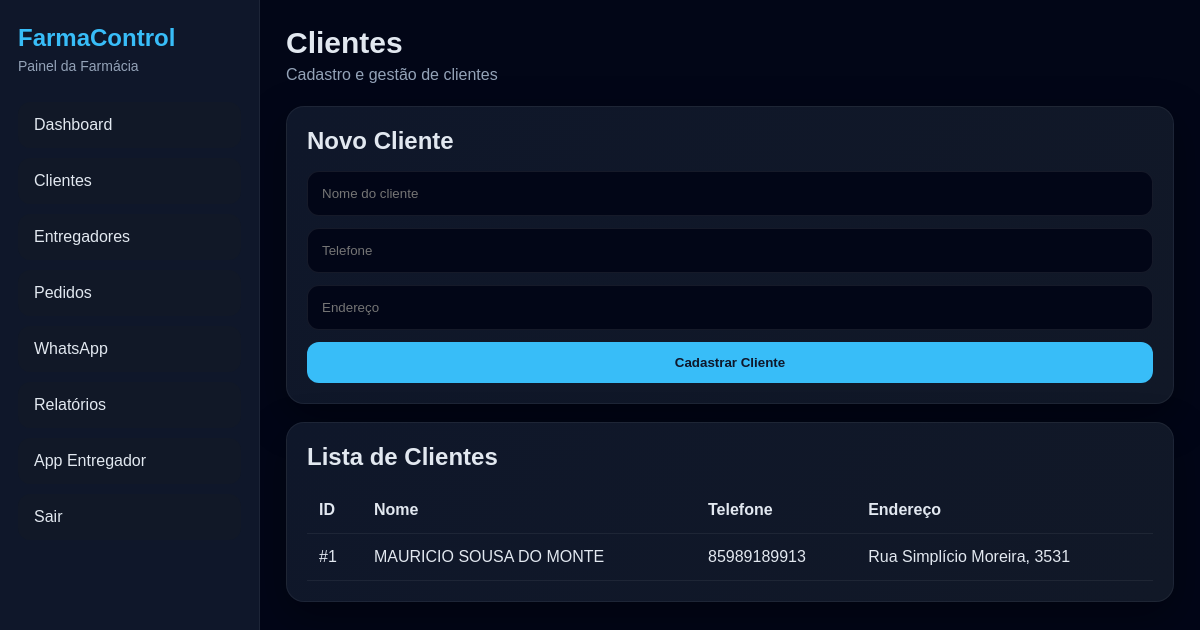
The app's page /clientes (signed in) with its own data.
### models.py (models this page shows)
class Cliente(db.Model):
    __tablename__ = "clientes"
    id = db.Column(db.Integer, primary_key=True)
    farmacia_id = db.Column(db.Integer, db.ForeignKey("farmacias.id"), nullable=False)
    nome = db.Column(db.String(150), nullable=False)
    telefone = db.Column(db.String(30), nullable=False)
    endereco = db.Column(db.String(255), nullable=False)
    criado_em = db.Column(db.DateTime, default=agora_brasil)
    pedidos = db.relationship("Pedido", backref="cliente", lazy=True)

### app.py (the view, shortened to what this page needs)
    @app.route("/clientes", methods=["GET", "POST"])
    @login_required
    def clientes():
        if current_user.is_master:
            flash("Área disponível apenas para usuários de farmácia.", "warning")
            return redirect(url_for("dashboard"))
        farmacia_id = farmacia_ativa_id()
        if not farmacia_id:
            flash("Nenhuma farmácia ativa selecionada.", "warning")
            return redirect(url_for("dashboard"))
        lista = Cliente.query.filter_by(
            farmacia_id=farmacia_id
        ).order_by(Cliente.id.desc()).all()
        return render_template("clientes.html", clientes=lista)

### app.py (called while the page is built)
def farmacias_ids_do_usuario():
    if not current_user.is_authenticated:
        return []
    if current_user.is_master:
        return [
            f.id for f in Farmacia.query.filter_by(ativo=True, status="ativa").all()
        ]
    ids = list(current_user.farmacias_ids or [])
    if not ids and current_user.farmacia_id:
        ids = [current_user.farmacia_id]
    if not ids:
        return []
    farmacias_validas = Farmacia.query.filter(
        Farmacia.id.in_(ids),
        Farmacia.ativo.is_(True),
        Farmacia.status == "ativa"
    ).all()
    return [f.id for f in farmacias_validas]

def farmacia_ativa_id():
    if not current_user.is_authenticated or current_user.is_master:
        return None
    ids = farmacias_ids_do_usuario()
    if not ids:
        return None
    farmacia_id_sessao = session.get("farmacia_ativa_id")
    if farmacia_id_sessao in ids:
        return farmacia_id_sessao
    session["farmacia_ativa_id"] = ids[0]
    return ids[0]

### models.py (called while the page is built)
@login_manager.user_loader
def load_user(user_id):
    return db.session.get(User, int(user_id))

    @property
    def is_master(self):
        return self.perfil == "master"

    @property
    def farmacias_ids(self):
        ids = [
            vinculo.farmacia_id
            for vinculo in self.vinculos_farmacias
            if vinculo.ativo
        ]
        if not ids and self.farmacia_id:
            ids = [self.farmacia_id]
        return ids

### templates/clientes.html (shortened to what this page needs)
{% extends "base.html" %}
{% block content %}
<div class="page-head">
  <div>
    <h1>Clientes</h1>
    <p class="muted">Cadastro e gestão de clientes</p>
  </div>
</div>
<div class="panel">
  <h2>Novo Cliente</h2>
  <form method="post" class="form-grid">
    <input type="text" name="nome" placeholder="Nome do cliente" required>
    <input type="text" name="telefone" placeholder="Telefone" required>
    <input type="text" name="endereco" placeholder="Endereço" required>
    <button type="submit" class="btn btn-primary">Cadastrar Cliente</button>
  </form>
</div>
<div class="panel">
  <h2>Lista de Clientes</h2>
  <div class="table-wrap">
    <table>
      <thead>
        <tr>
          <th>ID</th>
          <th>Nome</th>
          <th>Telefone</th>
          <th>Endereço</th>
        </tr>
      </thead>
      <tbody>
        {% for cliente in clientes %}
        <tr>
          <td>#{{ cliente.id }}</td>
          <td>{{ cliente.nome }}</td>
          <td>{{ cliente.telefone }}</td>
          <td>{{ cliente.endereco }}</td>
        </tr>
        {% else %}
        <tr>
          <td colspan="4">Nenhum cliente cadastrado.</td>
        </tr>
        {% endfor %}
      </tbody>
    </table>
  </div>
</div>
{% endblock %}

### static/style.css (style rules this page uses)
* { margin: 0; padding: 0; box-sizing: border-box; }
body { background: #020617; color: #e2e8f0; font-family: Arial, sans-serif; }
.page-head { margin-bottom: 22px; }
.page-head h1 { font-size: 30px; margin-bottom: 6px; }
.muted { color: #94a3b8; }
.card, .panel, .mobile-card { background: linear-gradient(135deg, #0f172a, #111827); border: 1px solid rgba(255,255,255,0.06); border-radius: 18px; box-shadow: 0 15px 40px rgba(0,0,0,0.35); }
.panel { padding: 20px; margin-bottom: 18px; }
.panel h2 { margin-bottom: 16px; }
.form-grid { display: grid; gap: 12px; }
input, select, textarea { width: 100%; background: #020617; color: #e2e8f0; border: 1px solid rgba(255,255,255,0.08); border-radius: 12px; padding: 14px; outline: none; }
.btn { border: none; padding: 13px 18px; border-radius: 12px; cursor: pointer; font-weight: bold; display: inline-block; text-align: center; }
.btn-primary { background: #38bdf8; color: #0f172a; }
.table-wrap { overflow-x: auto; }
table { width: 100%; border-collapse: collapse; }
table th, table td { text-align: left; padding: 14px 12px; border-bottom: 1px solid rgba(255,255,255,0.06); vertical-align: top; }

### records on screen
Cliente: id "1", nome "MAURICIO SOUSA DO MONTE", telefone "85989189913", endereco "Rua Simplício Moreira, 3531"
